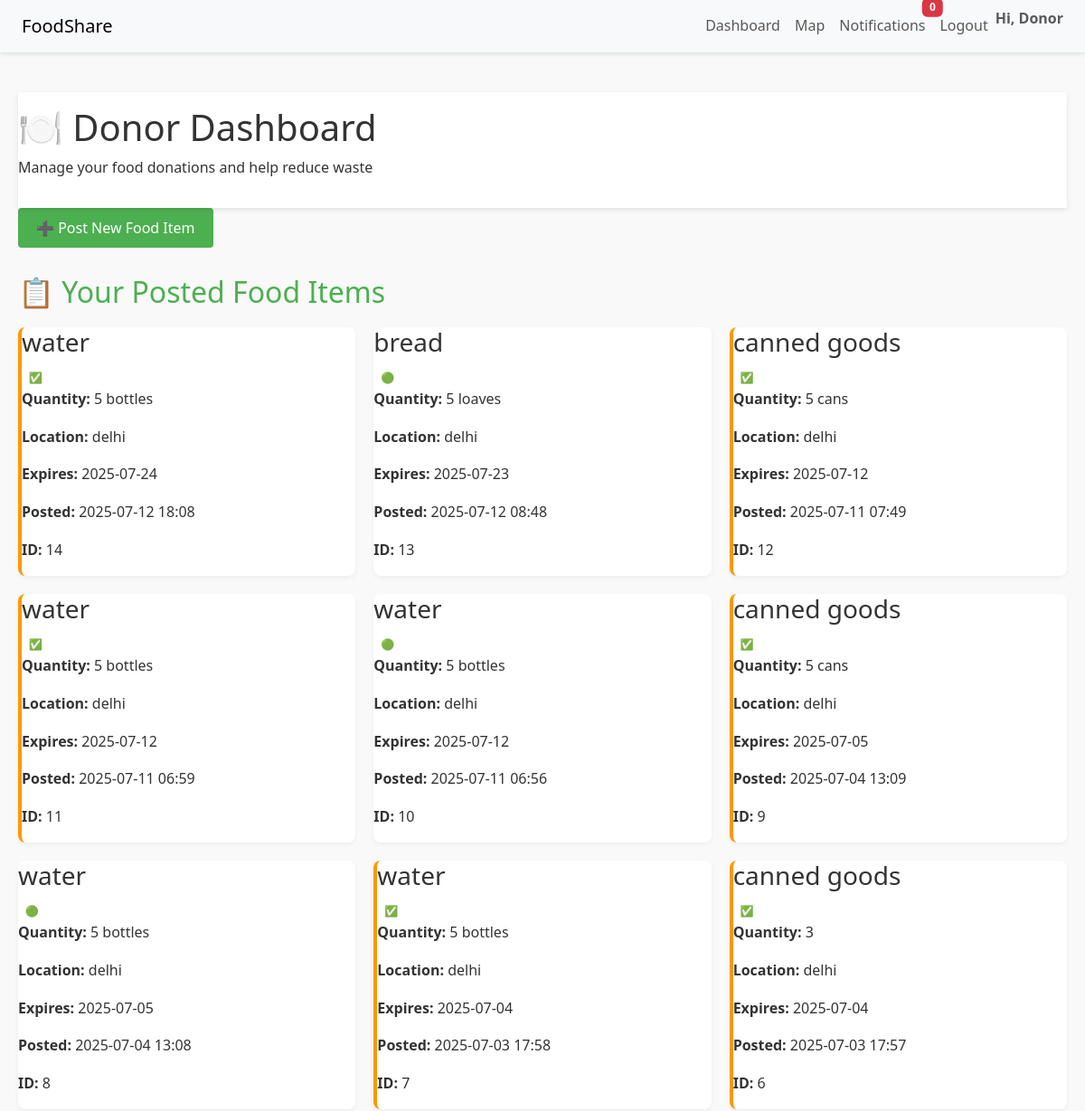
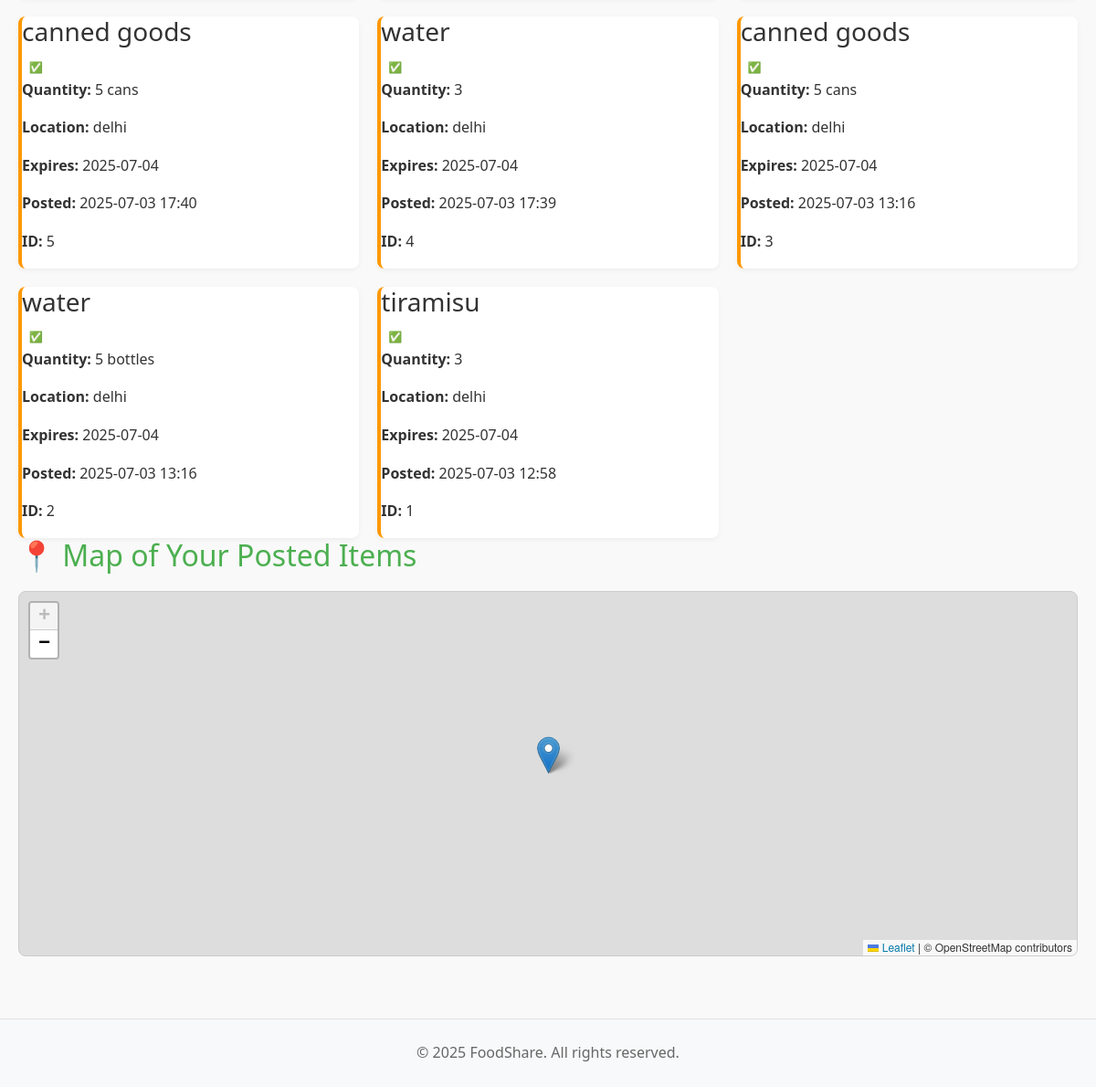
The app's page /dashboard (signed in) with its own data (2 pictures, top to bottom).
### app/models.py (models this page shows)
class FoodPost(db.Model):
    __tablename__ = "food_posts"
    id = db.Column(db.Integer, primary_key=True)
    name = db.Column(db.String(100), nullable=False)
    description = db.Column(db.Text)
    quantity = db.Column(db.String(50))
    location_name = db.Column(db.String(200), nullable=False)
    expiration_date = db.Column(db.DateTime, nullable=False)
    created_at = db.Column(db.DateTime, default=datetime.utcnow)
    donor_id = db.Column(db.Integer, db.ForeignKey('users.id'), nullable=False)
    is_claimed = db.Column(db.Boolean, default=False)
    is_expired = db.Column(db.Boolean, default=False)
    latitude = db.Column(db.Float)
    longitude = db.Column(db.Float)
    claims = db.relationship("Claim", backref="food_item", lazy=True)

### app/routes/donor.py (the view)
@donor_bp.route("/dashboard")
def donor_dashboard():
    if "user_id" not in session or session.get("user_role") != "donor":
        flash("Please log in as a donor to access the dashboard.", "warning")
        return redirect(url_for("auth.login"))
    donor_id = session["user_id"]
    food_items = FoodPost.query.filter_by(donor_id=donor_id).order_by(FoodPost.created_at.desc()).all()
    serialized_food_items = [
        {
            "id": item.id,
            "name": item.name,
            "quantity": item.quantity,
            "location_name": item.location_name,
            "expiration_date": item.expiration_date.strftime('%Y-%m-%d'),
            "description": item.description,
            "created_at": item.created_at.strftime('%Y-%m-%d %H:%M'),
            "latitude": item.latitude,
            "longitude": item.longitude
        }
        for item in food_items if item.latitude is not None and item.longitude is not None
    ]
    return render_template(
        "donor_dashboard.html",
        food_items=food_items,
        serialized_food_items=serialized_food_items  # ✅ map markers
    )

### app/templates/donor_dashboard.html (shortened to what this page needs)
{% extends "layout.html" %}
{% block head %}
    <link rel="stylesheet" href="https://unpkg.com/leaflet@1.9.3/dist/leaflet.css" />
{% endblock %}
{% block content %}
<main class="dashboard">
    <header class="dashboard-header">
        <h1 class="dashboard-title">🍽️ Donor Dashboard</h1>
        <p class="dashboard-subtitle">Manage your food donations and help reduce waste</p>
    </header>
    <section class="dashboard-actions">
        <a href="{{ url_for('donor.post_food') }}" class="btn btn-primary">
            ➕ Post New Food Item
        </a>
    </section>
    <section class="dashboard-content">
        <h2>📋 Your Posted Food Items</h2>
        {% if food_items %}
            <div class="food-items-grid">
                {% for item in food_items %}
                    <div class="food-item-card {% if item.is_claimed %}claimed{% endif %}">
                        <div class="card-header">
                            <h3>{{ item.name }}</h3>
                            <span class="badge {{ 'claimed' if item.is_claimed else 'available' }}">
                                {{ '✅ Claimed' if item.is_claimed else '🟢 Available' }}
                            </span>
                        </div>
                        <div class="card-body">
                            <p><strong>Quantity:</strong> {{ item.quantity }}</p>
                            <p><strong>Location:</strong> {{ item.location_name }}</p>
                            <p><strong>Expires:</strong> {{ item.expiration_date.strftime('%Y-%m-%d') }}</p>
                            <p><strong>Posted:</strong> {{ item.created_at.strftime('%Y-%m-%d %H:%M') }}</p>
                            <p><strong>ID:</strong> {{ item.id }}</p>
                        </div>
                    </div>
                {% endfor %}
            </div>
        {% else %}
            <div class="empty-state">
                <p>You haven't posted any food items yet. Start sharing to make a difference!</p>
                <a href="{{ url_for('donor.post_food') }}" class="btn btn-primary">Post Your First Item</a>
            </div>
        {% endif %}
    </section>
    <section class="dashboard-map">
        <h2>📍 Map of Your Posted Items</h2>
        <div id="map"></div>
    </section>
</main>
{% endblock %}

### app/templates/layout.html (shortened to what this page needs)
<!DOCTYPE html>
<html lang="en">
<head>
    <link href="https://cdn.jsdelivr.net/npm/bootstrap@5.3.0/dist/css/bootstrap.min.css" rel="stylesheet">
    <link rel="stylesheet" href="{{ url_for('static', filename='css/style.css') }}">
    {% block head %}{% endblock %}
</head>
<body>
    <header class="navbar navbar-expand-lg navbar-light bg-light px-4">
        <a class="navbar-brand" href="{{ url_for('index') }}">FoodShare</a>
        <div class="collapse navbar-collapse">
            <ul class="navbar-nav ms-auto">
                {% if session.get('user_id') %}
                    {% if session.get('user_role') == 'donor' %}
                        <li class="nav-item">
                            <a class="nav-link" href="{{ url_for('donor.donor_dashboard') }}">Dashboard</a>
                        </li>
                    {% elif session.get('user_role') == 'recipient' %}
                        <li class="nav-item">
                            <a class="nav-link" href="{{ url_for('recipient.recipient_dashboard') }}">Dashboard</a>
                        </li>
                    {% endif %}
                    <li class="nav-item">
                        <a class="nav-link" href="{{ url_for('map.show_map') }}">Map</a>
                    </li>
                    <li class="nav-item position-relative">
                        <a class="nav-link" href="{{ url_for('notifications.show_notifications') }}">
                            Notifications
                            <span id="notification-count" class="badge bg-danger position-absolute top-0 start-100 translate-middle">0</span>
                        </a>
                    </li>
                    <li class="nav-item">
                        <a class="nav-link" href="{{ url_for('auth.logout') }}">Logout</a>
                    </li>
                    <li class="nav-item">
                        <span class="navbar-text fw-bold text-muted">Hi, {{ session.get('user_role')|capitalize }}</span>
                    </li>
                {% endif %}
            </ul>
        </div>
    </header>
    <main class="container my-4">
        {% block content %}{% endblock %}
    </main>
    <footer class="text-center py-4 bg-light mt-5">
        &copy; {{ now.year if now else '2025' }} FoodShare. All rights reserved.
    </footer>
</body>
</html>

### app/static/css/style.css (style rules this page uses)
:root { --primary-color: #4caf50; --primary-dark: #388e3c; --primary-light: #c8e6c9; --secondary-color: #ff9800; --secondary-dark: #f57c00; --text-color: #333; --text-light: #666; --background-color: #f9f9f9; --card-color: #fff; --border-color: #e0e0e0; --success-color: #4caf50; --warning-color: #ff9800; --danger-color: #f44336; }
* { margin: 0; padding: 0; box-sizing: border-box; }
body { font-family: "Segoe UI", Tahoma, Geneva, Verdana, sans-serif; line-height: 1.6; color: var(--text-color); background-color: var(--background-color); }
.container { width: 100%; max-width: 1200px; margin: 0 auto; padding: 0 20px; }
a { color: var(--primary-color); text-decoration: none; }
header { background-color: var(--card-color); box-shadow: 0 2px 5px rgba(0, 0, 0, 0.1); padding: 15px 0; position: sticky; top: 0; z-index: 100; }
footer { background-color: var(--card-color); border-top: 1px solid var(--border-color); padding: 20px 0; margin-top: 40px; text-align: center; color: var(--text-light); }
.btn { display: inline-block; padding: 10px 20px; border: none; border-radius: 4px; cursor: pointer; font-weight: 500; text-align: center; transition: background-color 0.3s, transform 0.2s; }
.btn-primary { background-color: var(--primary-color); color: white; }
.dashboard { padding: 20px 0; }
.dashboard h2 { margin-bottom: 20px; color: var(--primary-color); }
.dashboard-actions { margin-bottom: 30px; }
.food-items-grid { display: grid; grid-template-columns: repeat(auto-fill, minmax(300px, 1fr)); gap: 20px; }
.food-item-card { background-color: var(--card-color); border-radius: 8px; box-shadow: 0 2px 5px rgba(0, 0, 0, 0.05); overflow: hidden; transition: transform 0.3s; }
.food-item-card.claimed { border-left: 4px solid var(--warning-color); }

### app/templates/donor_dashboard.html (style rules this page uses)
#map { height: 400px; width: 100%; margin-top: 20px; border-radius: 8px; border: 1px solid #ccc; }

### records on screen
FoodPost: name "water", is_claimed "✅ Claimed", quantity "5 bottles", location_name "delhi", expiration_date "2025-07-24", created_at "2025-07-12 18:08", id "14"
FoodPost: name "bread", is_claimed "🟢 Available", quantity "5 loaves", location_name "delhi", expiration_date "2025-07-23", created_at "2025-07-12 08:48", id "13"
FoodPost: name "canned goods", is_claimed "✅ Claimed", quantity "5 cans", location_name "delhi", expiration_date "2025-07-12", created_at "2025-07-11 07:49", id "12"
FoodPost: name "water", is_claimed "✅ Claimed", quantity "5 bottles", location_name "delhi", expiration_date "2025-07-12", created_at "2025-07-11 06:59", id "11"
FoodPost: name "water", is_claimed "🟢 Available", quantity "5 bottles", location_name "delhi", expiration_date "2025-07-12", created_at "2025-07-11 06:56", id "10"
FoodPost: name "canned goods", is_claimed "✅ Claimed", quantity "5 cans", location_name "delhi", expiration_date "2025-07-05", created_at "2025-07-04 13:09", id "9"
FoodPost: name "water", is_claimed "🟢 Available", quantity "5 bottles", location_name "delhi", expiration_date "2025-07-05", created_at "2025-07-04 13:08", id "8"
FoodPost: name "water", is_claimed "✅ Claimed", quantity "5 bottles", location_name "delhi", expiration_date "2025-07-04", created_at "2025-07-03 17:58", id "7"
FoodPost: name "canned goods", is_claimed "✅ Claimed", quantity "3", location_name "delhi", expiration_date "2025-07-04", created_at "2025-07-03 17:57", id "6"
FoodPost: name "canned goods", is_claimed "✅ Claimed", quantity "5 cans", location_name "delhi", expiration_date "2025-07-04", created_at "2025-07-03 17:40", id "5"
FoodPost: name "water", is_claimed "✅ Claimed", quantity "3", location_name "delhi", expiration_date "2025-07-04", created_at "2025-07-03 17:39", id "4"
FoodPost: name "canned goods", is_claimed "✅ Claimed", quantity "5 cans", location_name "delhi", expiration_date "2025-07-04", created_at "2025-07-03 13:16", id "3"
FoodPost: name "water", is_claimed "✅ Claimed", quantity "5 bottles", location_name "delhi", expiration_date "2025-07-04", created_at "2025-07-03 13:16", id "2"
FoodPost: name "tiramisu", is_claimed "✅ Claimed", quantity "3", location_name "delhi", expiration_date "2025-07-04", created_at "2025-07-03 12:58", id "1"

### other values on screen
{{ session.get('user_role')|capitalize }} "Donor"
